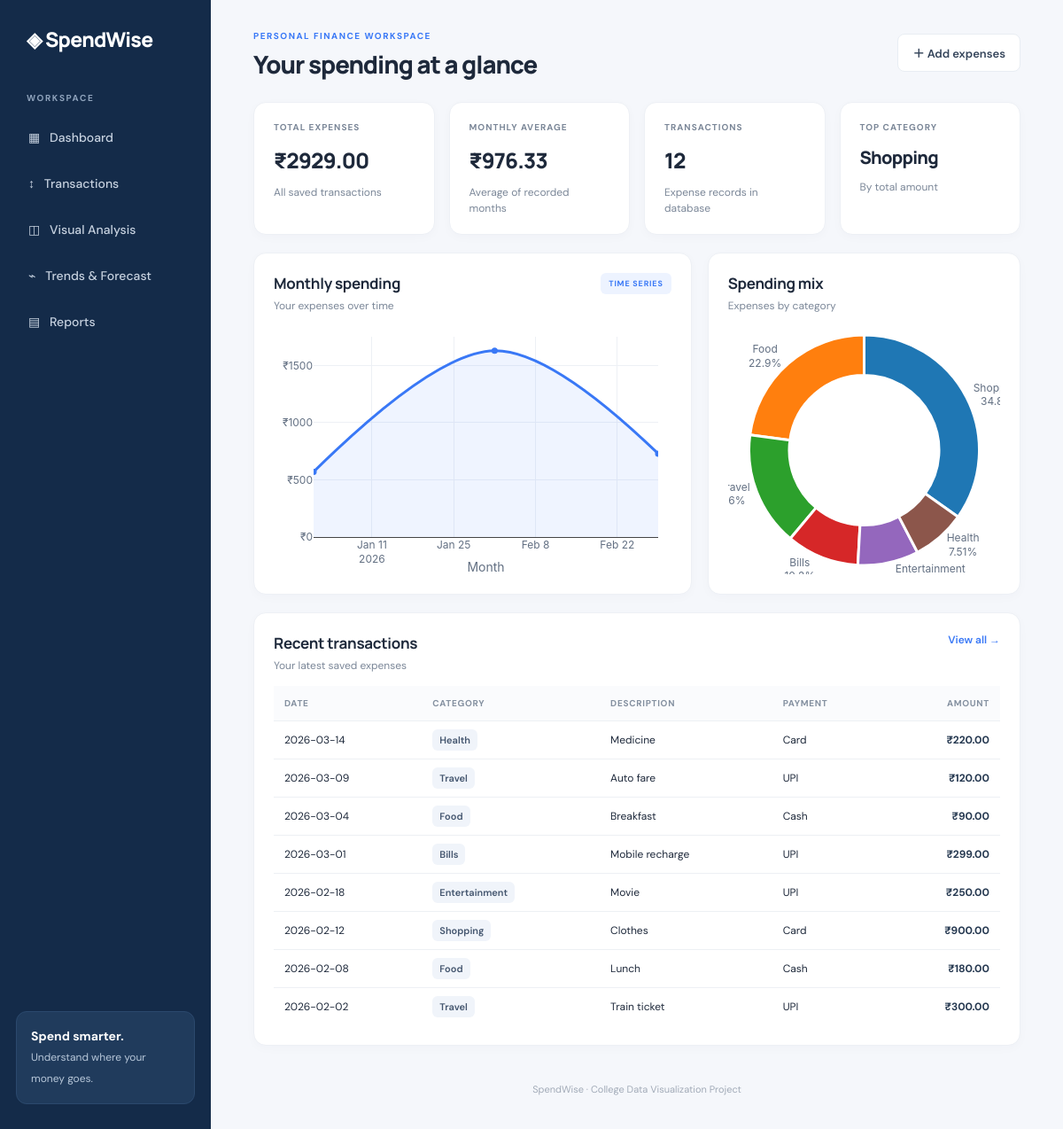
The page / on the database its author committed.
### tables this page shows
CREATE TABLE expenses (
                id INTEGER PRIMARY KEY AUTOINCREMENT,
                date TEXT NOT NULL,
                category TEXT NOT NULL,
                description TEXT DEFAULT '',
                amount REAL NOT NULL CHECK(amount >= 0),
                payment_method TEXT DEFAULT ''
            );

### app.py (the view)
@app.route("/")
def dashboard():
    with get_db() as conn:
        total = conn.execute("SELECT COALESCE(SUM(amount),0) FROM expenses").fetchone()[0]
        count = conn.execute("SELECT COUNT(*) FROM expenses").fetchone()[0]
        monthly_avg = conn.execute("""
            SELECT COALESCE(AVG(month_total),0) FROM (
                SELECT SUM(amount) AS month_total
                FROM expenses GROUP BY substr(date,1,7)
            )
        """).fetchone()[0]
        categories = conn.execute("""
            SELECT category, SUM(amount) AS total FROM expenses
            GROUP BY category ORDER BY total DESC
        """).fetchall()
        monthly_trend = conn.execute("""
            SELECT substr(date,1,7) AS month, SUM(amount) AS total
            FROM expenses GROUP BY month ORDER BY month
        """).fetchall()
        recent = conn.execute("SELECT * FROM expenses ORDER BY date DESC, id DESC LIMIT 8").fetchall()
    return render_template("dashboard.html", total=total, count=count,
                           monthly=monthly_avg, categories=categories,
                           monthly_trend=monthly_trend, recent=recent)

### app.py (called while the page is built)
def get_db():
    conn = sqlite3.connect(DATABASE)
    conn.row_factory = sqlite3.Row
    return conn

### templates/dashboard.html (shortened to what this page needs)
{% extends "base.html" %}
{% block heading %}Your spending at a glance{% endblock %}
{% block content %}
<section class="stats-grid">
  <article class="stat-card"><span class="stat-label">TOTAL EXPENSES</span><strong>₹{{ "%.2f"|format(total) }}</strong><span class="stat-foot">All saved transactions</span></article>
  <article class="stat-card"><span class="stat-label">MONTHLY AVERAGE</span><strong>₹{{ "%.2f"|format(monthly) }}</strong><span class="stat-foot">Average of recorded months</span></article>
  <article class="stat-card"><span class="stat-label">TRANSACTIONS</span><strong>{{ count }}</strong><span class="stat-foot">Expense records in database</span></article>
  <article class="stat-card"><span class="stat-label">TOP CATEGORY</span><strong class="top-category">{{ categories[0]["category"] if categories else "—" }}</strong><span class="stat-foot">By total amount</span></article>
</section>
<section class="content-grid">
  <article class="panel wide"><div class="panel-head"><div><h2>Monthly spending</h2><p>Your expenses over time</p></div><span class="tag">TIME SERIES</span></div><div id="monthlyChart" class="chart"></div></article>
  <article class="panel"><div class="panel-head"><div><h2>Spending mix</h2><p>Expenses by category</p></div></div><div id="categoryChart" class="chart"></div></article>
</section>
<section class="panel"><div class="panel-head"><div><h2>Recent transactions</h2><p>Your latest saved expenses</p></div><a href="/transactions" class="text-link">View all →</a></div>
  {% if recent %}<div class="table-wrap"><table><thead><tr><th>Date</th><th>Category</th><th>Description</th><th>Payment</th><th class="right">Amount</th></tr></thead><tbody>{% for row in recent %}<tr><td>{{ row["date"] }}</td><td><span class="category-pill">{{ row["category"] }}</span></td><td>{{ row["description"] or "—" }}</td><td>{{ row["payment_method"] or "—" }}</td><td class="right amount">₹{{ "%.2f"|format(row["amount"]) }}</td></tr>{% endfor %}</tbody></table></div>{% else %}<div class="empty"><div class="empty-icon">↗</div><h3>Your dashboard is ready</h3><p>Import the sample CSV or add your first expense to see your analytics.</p><a class="button" href="/transactions">Add your first expenses</a></div>{% endif %}
</section>
{% endblock %}

### templates/base.html (shortened to what this page needs)
<!doctype html>
<html lang="en">
<head>
  <link rel="stylesheet" href="{{ url_for('static', filename='style.css') }}">
</head>
<body>
  <aside class="sidebar">
    <a class="brand" href="/">◈ SpendWise</a>
    <p class="nav-label">WORKSPACE</p>
    <a href="/">▦ &nbsp; Dashboard</a>
    <a href="/transactions">↕ &nbsp; Transactions</a>
    <a href="/analysis">◫ &nbsp; Visual Analysis</a>
    <a href="/trends">⌁ &nbsp; Trends & Forecast</a>
    <a href="/reports">▤ &nbsp; Reports</a>
    <div class="sidebar-note"><strong>Spend smarter.</strong><br><span>Understand where your money goes.</span></div>
  </aside>
  <main class="main">
    <header class="topbar"><div><span class="eyebrow">PERSONAL FINANCE WORKSPACE</span><h1>{% block heading %}Your money, clearly understood.{% endblock %}</h1></div><a class="button button-light" href="/transactions">＋ Add expenses</a></header>
    {% block content %}{% endblock %}
    <footer>SpendWise · College Data Visualization Project</footer>
  </main>
</body>
</html>

### static/style.css (style rules this page uses)
:root { --navy:#142b49;--blue:#3978f6;--text:#1e293b;--muted:#7b8798;--line:#e8edf3;--bg:#f5f7fb;--green:#20a486 }
* { box-sizing:border-box }
body { margin:0;background:var(--bg);color:var(--text);font-family:'DM Sans',Arial,sans-serif;font-size:14px }
.sidebar { position:fixed;inset:0 auto 0 0;width:238px;background:var(--navy);color:white;padding:28px 18px;display:flex;flex-direction:column;gap:8px;z-index:2 }
.brand { font-family:Manrope,sans-serif;font-size:23px;font-weight:800;color:white;text-decoration:none;padding:0 12px 36px;letter-spacing:-.7px }
.nav-label { font-size:10px;letter-spacing:1.6px;color:#8fa3bc;font-weight:700;padding:0 12px;margin:0 0 8px }
.sidebar>a:not(.brand) { color:#c6d1df;text-decoration:none;padding:13px 14px;border-radius:9px;font-weight:500 }
.sidebar-note { margin-top:auto;background:#203b5c;border:1px solid #2b496d;border-radius:12px;padding:16px;line-height:1.7 }
.sidebar-note span { color:#b7c7d9;font-size:12px }
.main { margin-left:238px;padding:30px clamp(20px,4vw,54px);max-width:1700px }
.topbar { display:flex;align-items:center;justify-content:space-between;gap:20px;margin-bottom:26px }
.eyebrow { font-size:10px;font-weight:700;letter-spacing:1.5px;color:var(--blue) }
h1,h2,h3,p { margin-top:0 }
h1 { font:800 clamp(24px,2.3vw,34px)/1.2 Manrope,sans-serif;letter-spacing:-1px;margin:8px 0 0 }
h2 { font:700 17px Manrope,sans-serif;letter-spacing:-.3px;margin:0 0 6px }
.panel-head p,.stat-foot,.hint,.intro-row p { color:var(--muted);font-size:12px;margin:0 }
.button { display:inline-flex;align-items:center;justify-content:center;gap:8px;border:0;border-radius:8px;background:var(--blue);color:white;padding:11px 16px;font:600 13px 'DM Sans',sans-serif;text-decoration:none;cursor:pointer;white-space:nowrap }
.button-light { background:white;color:#34445a;border:1px solid var(--line) }
.stats-grid { display:grid;grid-template-columns:repeat(4,minmax(0,1fr));gap:16px;margin-bottom:20px }
.stat-card,.panel { background:white;border:1px solid #edf0f5;border-radius:14px;box-shadow:0 3px 12px #152c4a06 }
.stat-card { padding:21px 22px;min-width:0 }
.stat-label { display:block;color:var(--muted);font-size:10px;letter-spacing:1px;font-weight:700;margin-bottom:14px }
.stat-card strong { display:block;font:800 clamp(20px,2vw,28px) Manrope,sans-serif;letter-spacing:-.8px;margin-bottom:10px;overflow-wrap:anywhere }
.stat-card .top-category { font-size:20px }
.content-grid { display:grid;grid-template-columns:1.4fr 1fr;gap:18px;margin-bottom:20px }
.panel { padding:22px;margin-bottom:20px;min-width:0 }
.content-grid .panel { margin-bottom:0 }
.panel-head { display:flex;align-items:flex-start;justify-content:space-between;gap:12px;margin-bottom:15px }
.tag { background:#edf3ff;color:#3978f6;padding:6px 9px;border-radius:6px;font-size:9px;font-weight:700;letter-spacing:.8px;white-space:nowrap }
.chart { width:100%;height:280px }
.table-wrap { width:100%;overflow-x:auto }
table { border-collapse:collapse;width:100%;font-size:12px;white-space:nowrap }
th { text-align:left;color:#8490a0;font-size:10px;text-transform:uppercase;letter-spacing:.7px;font-weight:700;background:#fafbfd }
th,td { padding:13px 12px;border-bottom:1px solid #edf0f4 }
tbody tr:last-child td { border-bottom:0 }
.right { text-align:right }
.amount { font-weight:700;color:#263951 }
.category-pill { background:#f0f4fa;color:#43556e;padding:5px 8px;border-radius:6px;font-size:11px;font-weight:600 }
.text-link { color:var(--blue);font-size:12px;font-weight:600;text-decoration:none }
footer { text-align:center;color:#a1aab7;font-size:11px;padding:22px 0 8px }

### rows shown on the page
expenses: date "2026-03-14", category "Health", description "Medicine", payment_method "Card", amount "220.00"
expenses: date "2026-03-09", category "Travel", description "Auto fare", payment_method "UPI", amount "120.00"
expenses: date "2026-03-04", category "Food", description "Breakfast", payment_method "Cash", amount "90.00"
expenses: date "2026-03-01", category "Bills", description "Mobile recharge", payment_method "UPI", amount "299.00"
expenses: date "2026-02-18", category "Entertainment", description "Movie", payment_method "UPI", amount "250.00"
expenses: date "2026-02-12", category "Shopping", description "Clothes", payment_method "Card", amount "900.00"
expenses: date "2026-02-08", category "Food", description "Lunch", payment_method "Cash", amount "180.00"
expenses: date "2026-02-02", category "Travel", description "Train ticket", payment_method "UPI", amount "300.00"

### other values the page prints
{{ "%.2f"|format(total) }} "2929.00"
{{ "%.2f"|format(monthly) }} "976.33"
{{ count }} "12"
{{ categories[0]["category"] if categories else "—" }} "Shopping"
